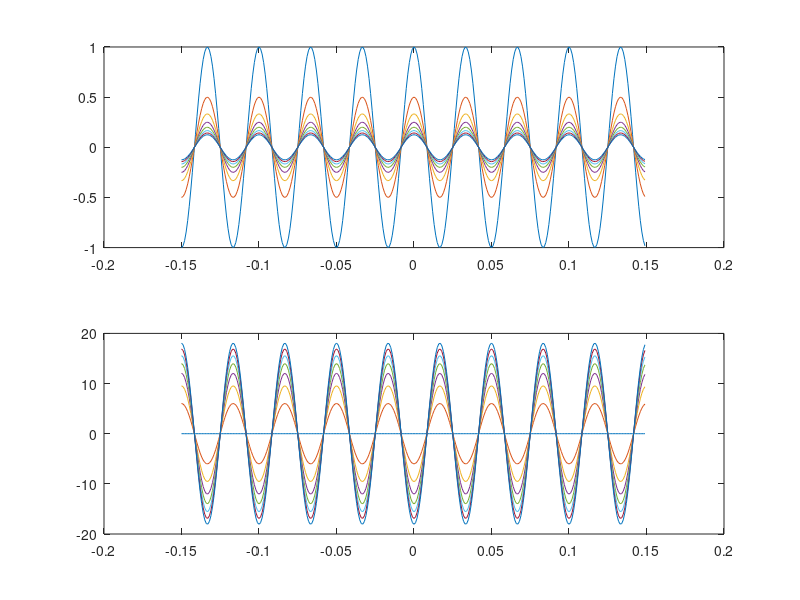

Write MATLAB code to recreate this figure.
%Sinusoidi con rappresentazione in ampiezze lineari.

fcamp = 1000;                           %espressa in Hz.
pcamp = 1/fcamp;
dur = 300*pcamp;                        %durata in campioni.
asse_x = [-dur/2:pcamp:(dur/2)-pcamp];  %simmetrico rispetto allo 0. 
amps = [1 1/2 1/3 1/4 1/5 1/6 1/7 1/8]; %vettore delle ampiezze.
dbamps = 20*log10(amps);                %vettore delle ampiezze in db.

f = 30;                                 %espressa in Hz.
w = 2*pi*f;

ys = zeros(size(amps,2), size(asse_x,2)); %riempio di 0 la matrice ys.
ysdb = zeros(size(ys));

for (k=1 : size(amps,2))
  ys(k,:) = amps(k)*cos(w*asse_x);      %riempio tutte le colonne della k-esima 
  ysdb (k,:) = dbamps(k)*cos(w*asse_x);
end                                     %riga.

subplot(2,1,1);                         %per inserire due grafici nello stesso 
plot (asse_x, ys);                      %plot.
subplot(2,1,2);
plot (asse_x, ysdb);